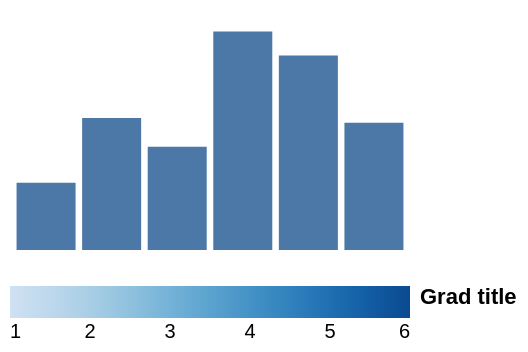

Write the Vega-Lite specification saved for this chart.
### Vega specification from a JSON file in a GitHub repository (floating-point values rounded to 4 significant figures)
{"width": 200, "height": 120, "padding": 5, "data": [{"name": "t", "values": [{"a": "Alpha", "b": 28, "c": "x", "d": 1}, {"a": "Bravo", "b": 55, "c": "y", "d": 2}, {"a": "Charlie", "b": 43, "c": "x", "d": 3}, {"a": "Delta", "b": 91, "c": "z", "d": 4}, {"a": "Echo", "b": 81, "c": "y", "d": 5}, {"a": "Foxtrot", "b": 53, "c": "z", "d": 6}]}], "scales": [{"name": "x", "type": "band", "domain": {"data": "t", "field": "a"}, "range": "width", "padding": 0.1}, {"name": "y", "type": "linear", "domain": {"data": "t", "field": "b"}, "range": "height", "nice": true}, {"name": "color", "type": "ordinal", "domain": {"data": "t", "field": "c"}, "range": {"scheme": "category10"}}, {"name": "ramp", "type": "linear", "domain": {"data": "t", "field": "d"}, "range": {"scheme": "blues"}}, {"name": "size", "type": "linear", "domain": {"data": "t", "field": "b"}, "range": [10, 200]}, {"name": "shape", "type": "ordinal", "domain": {"data": "t", "field": "c"}, "range": "symbol"}, {"name": "quant", "type": "quantize", "domain": [0, 100], "range": {"scheme": "greens", "count": 4}}], "marks": [{"type": "rect", "from": {"data": "t"}, "encode": {"enter": {"x": {"scale": "x", "field": "a"}, "width": {"scale": "x", "band": 1}, "y": {"scale": "y", "field": "b"}, "y2": {"scale": "y", "value": 0}}}}], "legends": [{"fill": "ramp", "type": "gradient", "direction": "horizontal", "title": "Grad title", "titleOrient": "right", "titleAnchor": "start", "orient": "bottom"}]}
